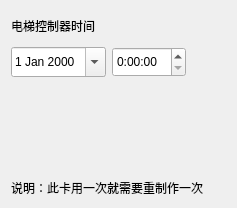
           <widget class="QWidget" name="page_maketoolcard_syntime">
            <layout class="QVBoxLayout" name="verticalLayout_41">
             <item>
              <layout class="QVBoxLayout" name="verticalLayout_40">
               <item>
                <widget class="QLabel" name="label_93">
                 <property name="minimumSize">
                  <size>
                   <width>0</width>
                   <height>30</height>
                  </size>
                 </property>
                 <property name="text">
                  <string>电梯控制器时间</string>
                 </property>
                </widget>
               </item>
               <item>
                <layout class="QHBoxLayout" name="horizontalLayout_60">
                 <item>
                  <widget class="QDateEdit" name="dateEdit_syntime">
                   <property name="minimumSize">
                    <size>
                     <width>0</width>
                     <height>30</height>
                    </size>
                   </property>
                   <property name="calendarPopup">
                    <bool>true</bool>
                   </property>
                  </widget>
                 </item>
                 <item>
                  <widget class="QTimeEdit" name="timeEdit_syntime">
                   <property name="minimumSize">
                    <size>
                     <width>0</width>
                     <height>30</height>
                    </size>
                   </property>
                   <property name="displayFormat">
                    <string>H:mm:ss</string>
                   </property>
                  </widget>
                 </item>
                 <item>
                  <spacer name="horizontalSpacer_39">
                   <property name="orientation">
                    <enum>Qt::Horizontal</enum>
                   </property>
                   <property name="sizeHint" stdset="0">
                    <size>
                     <width>40</width>
                     <height>20</height>
                    </size>
                   </property>
                  </spacer>
                 </item>
                </layout>
               </item>
              </layout>
             </item>
             <item>
              <spacer name="verticalSpacer_10">
               <property name="orientation">
                <enum>Qt::Vertical</enum>
               </property>
               <property name="sizeHint" stdset="0">
                <size>
                 <width>20</width>
                 <height>96</height>
                </size>
               </property>
              </spacer>
             </item>
             <item>
              <widget class="QLabel" name="label_99">
               <property name="text">
                <string>说明：此卡用一次就需要重制作一次</string>
               </property>
              </widget>
             </item>
            </layout>
           </widget>
